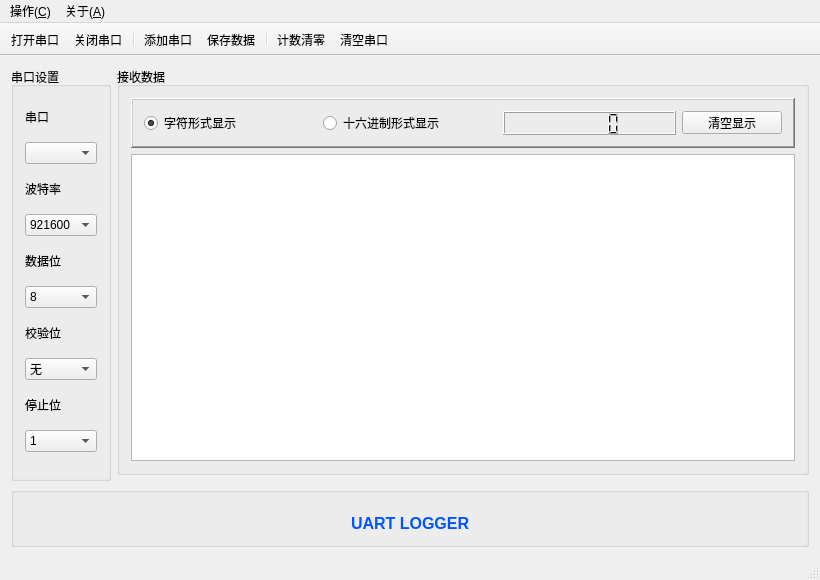
<?xml version="1.0" encoding="UTF-8"?>
<ui version="4.0">
 <class>MainWindow</class>
 <widget class="QMainWindow" name="MainWindow">
  <property name="enabled">
   <bool>true</bool>
  </property>
  <property name="geometry">
   <rect>
    <x>0</x>
    <y>0</y>
    <width>820</width>
    <height>580</height>
   </rect>
  </property>
  <property name="minimumSize">
   <size>
    <width>820</width>
    <height>580</height>
   </size>
  </property>
  <property name="font">
   <font>
    <family>Times New Roman</family>
    <pointsize>9</pointsize>
   </font>
  </property>
  <property name="cursor">
   <cursorShape>PointingHandCursor</cursorShape>
  </property>
  <property name="contextMenuPolicy">
   <enum>Qt::NoContextMenu</enum>
  </property>
  <property name="windowTitle">
   <string>Uart Logger v0.1</string>
  </property>
  <property name="styleSheet">
   <string notr="true">QDialog{background:rgb(229, 255, 239)}
QStatusBar{background:url(:/images/header.bmp)}
QPushButton{background:url(:/images/header.bmp)}
QLCDNumber{background:url(:/images/lcd.bmp)}








</string>
  </property>
  <property name="iconSize">
   <size>
    <width>16</width>
    <height>16</height>
   </size>
  </property>
  <property name="toolButtonStyle">
   <enum>Qt::ToolButtonTextBesideIcon</enum>
  </property>
  <property name="animated">
   <bool>true</bool>
  </property>
  <widget class="QWidget" name="centralWidget">
   <layout class="QGridLayout" name="gridLayout">
    <item row="0" column="0" rowspan="2">
     <widget class="QGroupBox" name="groupBox">
      <property name="styleSheet">
       <string notr="true"/>
      </property>
      <property name="title">
       <string>串口设置</string>
      </property>
      <property name="flat">
       <bool>false</bool>
      </property>
      <layout class="QVBoxLayout" name="verticalLayout">
       <item>
        <widget class="QLabel" name="label">
         <property name="sizePolicy">
          <sizepolicy hsizetype="Preferred" vsizetype="Fixed">
           <horstretch>0</horstretch>
           <verstretch>0</verstretch>
          </sizepolicy>
         </property>
         <property name="text">
          <string>串口</string>
         </property>
        </widget>
       </item>
       <item>
        <widget class="QComboBox" name="portNameComboBox"/>
       </item>
       <item>
        <widget class="QLabel" name="label_2">
         <property name="sizePolicy">
          <sizepolicy hsizetype="Preferred" vsizetype="Fixed">
           <horstretch>0</horstretch>
           <verstretch>0</verstretch>
          </sizepolicy>
         </property>
         <property name="text">
          <string>波特率</string>
         </property>
        </widget>
       </item>
       <item>
        <widget class="QComboBox" name="baudRateComboBox">
         <property name="currentText">
          <string>921600</string>
         </property>
         <property name="currentIndex">
          <number>6</number>
         </property>
         <item>
          <property name="text">
           <string>1200</string>
          </property>
         </item>
         <item>
          <property name="text">
           <string>2400</string>
          </property>
         </item>
         <item>
          <property name="text">
           <string>4800</string>
          </property>
         </item>
         <item>
          <property name="text">
           <string>9600</string>
          </property>
         </item>
         <item>
          <property name="text">
           <string>57600</string>
          </property>
         </item>
         <item>
          <property name="text">
           <string>115200</string>
          </property>
         </item>
         <item>
          <property name="text">
           <string>921600</string>
          </property>
         </item>
        </widget>
       </item>
       <item>
        <widget class="QLabel" name="label_3">
         <property name="sizePolicy">
          <sizepolicy hsizetype="Preferred" vsizetype="Fixed">
           <horstretch>0</horstretch>
           <verstretch>0</verstretch>
          </sizepolicy>
         </property>
         <property name="text">
          <string>数据位</string>
         </property>
        </widget>
       </item>
       <item>
        <widget class="QComboBox" name="dataBitsComboBox">
         <property name="currentIndex">
          <number>3</number>
         </property>
         <item>
          <property name="text">
           <string>5</string>
          </property>
         </item>
         <item>
          <property name="text">
           <string>6</string>
          </property>
         </item>
         <item>
          <property name="text">
           <string>7</string>
          </property>
         </item>
         <item>
          <property name="text">
           <string>8</string>
          </property>
         </item>
        </widget>
       </item>
       <item>
        <widget class="QLabel" name="label_4">
         <property name="sizePolicy">
          <sizepolicy hsizetype="Preferred" vsizetype="Fixed">
           <horstretch>0</horstretch>
           <verstretch>0</verstretch>
          </sizepolicy>
         </property>
         <property name="text">
          <string>校验位</string>
         </property>
        </widget>
       </item>
       <item>
        <widget class="QComboBox" name="parityComboBox">
         <item>
          <property name="text">
           <string>无</string>
          </property>
         </item>
         <item>
          <property name="text">
           <string>奇</string>
          </property>
         </item>
         <item>
          <property name="text">
           <string>偶</string>
          </property>
         </item>
        </widget>
       </item>
       <item>
        <widget class="QLabel" name="label_5">
         <property name="sizePolicy">
          <sizepolicy hsizetype="Preferred" vsizetype="Fixed">
           <horstretch>0</horstretch>
           <verstretch>0</verstretch>
          </sizepolicy>
         </property>
         <property name="text">
          <string>停止位</string>
         </property>
        </widget>
       </item>
       <item>
        <widget class="QComboBox" name="stopBitsComboBox">
         <item>
          <property name="text">
           <string>1</string>
          </property>
         </item>
         <item>
          <property name="text">
           <string>1.5</string>
          </property>
         </item>
         <item>
          <property name="text">
           <string>2</string>
          </property>
         </item>
        </widget>
       </item>
      </layout>
     </widget>
    </item>
    <item row="0" column="1">
     <widget class="QGroupBox" name="groupBox_2">
      <property name="styleSheet">
       <string notr="true"/>
      </property>
      <property name="title">
       <string>接收数据</string>
      </property>
      <property name="flat">
       <bool>true</bool>
      </property>
      <layout class="QVBoxLayout" name="verticalLayout_2">
       <item>
        <widget class="QFrame" name="frame_3">
         <property name="styleSheet">
          <string notr="true"/>
         </property>
         <property name="frameShape">
          <enum>QFrame::WinPanel</enum>
         </property>
         <property name="frameShadow">
          <enum>QFrame::Raised</enum>
         </property>
         <property name="lineWidth">
          <number>1</number>
         </property>
         <property name="midLineWidth">
          <number>0</number>
         </property>
         <layout class="QHBoxLayout" name="horizontalLayout">
          <item>
           <widget class="QRadioButton" name="ccradioButton">
            <property name="toolTip">
             <string>&lt;html&gt;&lt;head/&gt;&lt;body&gt;&lt;p&gt;以字符方式显示数据&lt;/p&gt;&lt;/body&gt;&lt;/html&gt;</string>
            </property>
            <property name="text">
             <string>字符形式显示</string>
            </property>
            <property name="checked">
             <bool>true</bool>
            </property>
           </widget>
          </item>
          <item>
           <widget class="QRadioButton" name="chradioButton">
            <property name="toolTip">
             <string>&lt;html&gt;&lt;head/&gt;&lt;body&gt;&lt;p&gt;以十六进制方式显示数据&lt;/p&gt;&lt;/body&gt;&lt;/html&gt;</string>
            </property>
            <property name="text">
             <string>十六进制形式显示</string>
            </property>
           </widget>
          </item>
          <item>
           <widget class="QLCDNumber" name="recvbyteslcdNumber">
            <property name="sizePolicy">
             <sizepolicy hsizetype="Preferred" vsizetype="Minimum">
              <horstretch>0</horstretch>
              <verstretch>0</verstretch>
             </sizepolicy>
            </property>
            <property name="toolTip">
             <string>已接收字节数</string>
            </property>
            <property name="styleSheet">
             <string notr="true"/>
            </property>
           </widget>
          </item>
          <item>
           <widget class="QPushButton" name="clearUpBtn">
            <property name="minimumSize">
             <size>
              <width>0</width>
              <height>23</height>
             </size>
            </property>
            <property name="maximumSize">
             <size>
              <width>100</width>
              <height>23</height>
             </size>
            </property>
            <property name="text">
             <string>清空显示</string>
            </property>
            <property name="icon">
             <iconset resource="images.qrc">
              <normaloff>:/images/edit-clear.png</normaloff>:/images/edit-clear.png</iconset>
            </property>
           </widget>
          </item>
         </layout>
        </widget>
       </item>
       <item>
        <widget class="QTextBrowser" name="textBrowser"/>
       </item>
      </layout>
     </widget>
    </item>
    <item row="2" column="0" colspan="2">
     <widget class="QGroupBox" name="groupBox_3">
      <property name="sizePolicy">
       <sizepolicy hsizetype="Preferred" vsizetype="Fixed">
        <horstretch>0</horstretch>
        <verstretch>0</verstretch>
       </sizepolicy>
      </property>
      <property name="minimumSize">
       <size>
        <width>0</width>
        <height>60</height>
       </size>
      </property>
      <property name="maximumSize">
       <size>
        <width>16777215</width>
        <height>60</height>
       </size>
      </property>
      <property name="styleSheet">
       <string notr="true"/>
      </property>
      <property name="title">
       <string/>
      </property>
      <property name="flat">
       <bool>true</bool>
      </property>
      <layout class="QHBoxLayout" name="horizontalLayout_3">
       <property name="spacing">
        <number>7</number>
       </property>
       <property name="bottomMargin">
        <number>1</number>
       </property>
       <item>
        <spacer name="horizontalSpacer">
         <property name="orientation">
          <enum>Qt::Horizontal</enum>
         </property>
         <property name="sizeHint" stdset="0">
          <size>
           <width>258</width>
           <height>19</height>
          </size>
         </property>
        </spacer>
       </item>
       <item>
        <widget class="QLabel" name="qter">
         <property name="sizePolicy">
          <sizepolicy hsizetype="Preferred" vsizetype="Fixed">
           <horstretch>0</horstretch>
           <verstretch>0</verstretch>
          </sizepolicy>
         </property>
         <property name="toolTip">
          <string/>
         </property>
         <property name="statusTip">
          <string/>
         </property>
         <property name="text">
          <string>&lt;html&gt;&lt;head/&gt;&lt;body&gt;&lt;p&gt;&lt;span style=&quot; font-size:12pt; font-weight:600; color:#0055ff;&quot;&gt;UART LOGGER&lt;/span&gt;&lt;/p&gt;&lt;/body&gt;&lt;/html&gt;</string>
         </property>
         <property name="openExternalLinks">
          <bool>true</bool>
         </property>
        </widget>
       </item>
       <item>
        <spacer name="horizontalSpacer_2">
         <property name="orientation">
          <enum>Qt::Horizontal</enum>
         </property>
         <property name="sizeHint" stdset="0">
          <size>
           <width>258</width>
           <height>19</height>
          </size>
         </property>
        </spacer>
       </item>
      </layout>
     </widget>
    </item>
   </layout>
  </widget>
  <widget class="QMenuBar" name="menuBar">
   <property name="geometry">
    <rect>
     <x>0</x>
     <y>0</y>
     <width>820</width>
     <height>23</height>
    </rect>
   </property>
   <widget class="QMenu" name="menu">
    <property name="title">
     <string>操作(&amp;C)</string>
    </property>
    <addaction name="actionAdd"/>
    <addaction name="separator"/>
    <addaction name="actionOpen"/>
    <addaction name="actionClose"/>
    <addaction name="separator"/>
    <addaction name="actionSave"/>
    <addaction name="separator"/>
    <addaction name="actionClearBytes"/>
    <addaction name="actionCleanPort"/>
    <addaction name="separator"/>
    <addaction name="actionExit"/>
   </widget>
   <widget class="QMenu" name="menu_2">
    <property name="title">
     <string>关于(&amp;A)</string>
    </property>
    <addaction name="actionAbout"/>
   </widget>
   <addaction name="menu"/>
   <addaction name="menu_2"/>
  </widget>
  <widget class="QStatusBar" name="statusBar"/>
  <widget class="QToolBar" name="mainToolBar">
   <property name="sizePolicy">
    <sizepolicy hsizetype="Preferred" vsizetype="Fixed">
     <horstretch>0</horstretch>
     <verstretch>0</verstretch>
    </sizepolicy>
   </property>
   <property name="minimumSize">
    <size>
     <width>0</width>
     <height>0</height>
    </size>
   </property>
   <property name="maximumSize">
    <size>
     <width>16777215</width>
     <height>55</height>
    </size>
   </property>
   <property name="font">
    <font>
     <pointsize>9</pointsize>
    </font>
   </property>
   <property name="cursor">
    <cursorShape>PointingHandCursor</cursorShape>
   </property>
   <property name="focusPolicy">
    <enum>Qt::StrongFocus</enum>
   </property>
   <property name="contextMenuPolicy">
    <enum>Qt::NoContextMenu</enum>
   </property>
   <property name="movable">
    <bool>false</bool>
   </property>
   <property name="allowedAreas">
    <set>Qt::NoToolBarArea</set>
   </property>
   <property name="iconSize">
    <size>
     <width>20</width>
     <height>20</height>
    </size>
   </property>
   <property name="floatable">
    <bool>true</bool>
   </property>
   <attribute name="toolBarArea">
    <enum>TopToolBarArea</enum>
   </attribute>
   <attribute name="toolBarBreak">
    <bool>false</bool>
   </attribute>
   <addaction name="actionOpen"/>
   <addaction name="actionClose"/>
   <addaction name="separator"/>
   <addaction name="actionAdd"/>
   <addaction name="actionSave"/>
   <addaction name="separator"/>
   <addaction name="actionClearBytes"/>
   <addaction name="actionCleanPort"/>
  </widget>
  <action name="actionAdd">
   <property name="checkable">
    <bool>false</bool>
   </property>
   <property name="icon">
    <iconset resource="images.qrc">
     <normaloff>:/images/add.png</normaloff>:/images/add.png</iconset>
   </property>
   <property name="text">
    <string>添加串口</string>
   </property>
   <property name="toolTip">
    <string>添加串口设备文件</string>
   </property>
   <property name="statusTip">
    <string>添加串口设备文件</string>
   </property>
  </action>
  <action name="actionOpen">
   <property name="icon">
    <iconset resource="images.qrc">
     <normaloff>:/images/open.png</normaloff>:/images/open.png</iconset>
   </property>
   <property name="text">
    <string>打开串口</string>
   </property>
   <property name="statusTip">
    <string>打开串口</string>
   </property>
  </action>
  <action name="actionClose">
   <property name="icon">
    <iconset resource="images.qrc">
     <normaloff>:/images/stop.png</normaloff>:/images/stop.png</iconset>
   </property>
   <property name="text">
    <string>关闭串口</string>
   </property>
   <property name="statusTip">
    <string>关闭串口</string>
   </property>
  </action>
  <action name="actionExit">
   <property name="icon">
    <iconset resource="images.qrc">
     <normaloff>:/images/exit.png</normaloff>:/images/exit.png</iconset>
   </property>
   <property name="text">
    <string>退出程序</string>
   </property>
   <property name="statusTip">
    <string>退出程序</string>
   </property>
  </action>
  <action name="actionAbout">
   <property name="icon">
    <iconset resource="images.qrc">
     <normaloff>:/images/mesage.png</normaloff>:/images/mesage.png</iconset>
   </property>
   <property name="text">
    <string>关于Uart Logger</string>
   </property>
   <property name="statusTip">
    <string>关于Wincom</string>
   </property>
  </action>
  <action name="actionSave">
   <property name="icon">
    <iconset resource="images.qrc">
     <normaloff>:/images/save.png</normaloff>:/images/save.png</iconset>
   </property>
   <property name="text">
    <string>保存数据</string>
   </property>
   <property name="toolTip">
    <string>保存收发框内的数据</string>
   </property>
   <property name="statusTip">
    <string>保存收发框内的数据</string>
   </property>
  </action>
  <action name="actionClearBytes">
   <property name="icon">
    <iconset resource="images.qrc">
     <normaloff>:/images/clearbytes.png</normaloff>:/images/clearbytes.png</iconset>
   </property>
   <property name="text">
    <string>计数清零</string>
   </property>
   <property name="toolTip">
    <string>清零已收到的字节数</string>
   </property>
   <property name="statusTip">
    <string>清零已收到的字节数</string>
   </property>
  </action>
  <action name="actionCleanPort">
   <property name="icon">
    <iconset resource="images.qrc">
     <normaloff>:/images/cleanport.png</normaloff>:/images/cleanport.png</iconset>
   </property>
   <property name="text">
    <string>清空串口</string>
   </property>
   <property name="toolTip">
    <string>清空串口中I/O数据</string>
   </property>
   <property name="statusTip">
    <string>清空串口中I/O数据</string>
   </property>
  </action>
 </widget>
 <layoutdefault spacing="6" margin="11"/>
 <resources>
  <include location="images.qrc"/>
 </resources>
 <connections/>
</ui>
